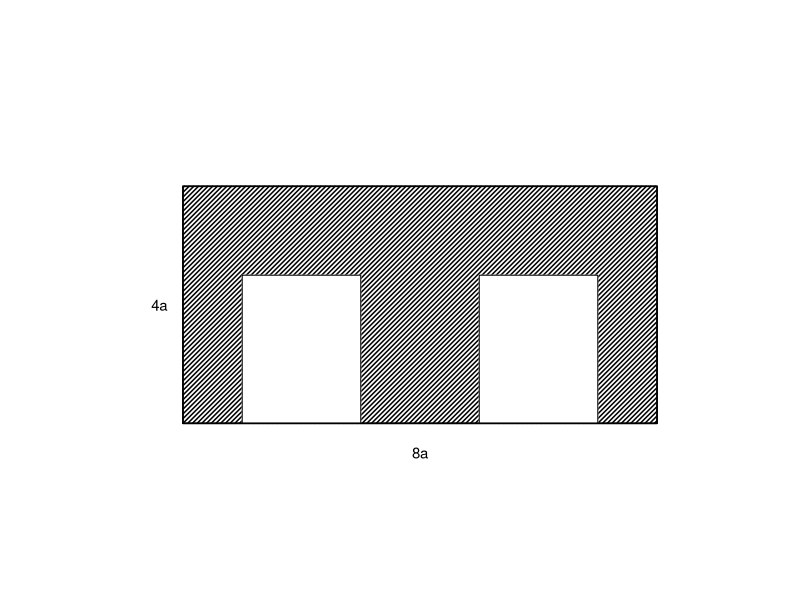

This figure's R source:
setwd("C:/Users/18904/Github/junior-mathematics/codes")
if(!dir.exists("../figures"))dir.create("../figures")

# week79-1: U-shaped shaded garden, outer 8a x 4a, two bottom notches 2a x 2.5a
draw1=function(){
  plot(0,0,xlim=c(-1,9),ylim=c(-1,5.5),type="n",asp=1,axes=FALSE,xlab="",ylab="")
  # outer rectangle 0..8 wide, 0..4 tall
  rect(0,0,8,4,density=30,lwd=1.5)
  # cut out two bottom notches: each width 2a, height 2.5a
  # positions: a=0..1, 2a=1..3, 2a=3..5, 2a=5..7, a=7..8
  # notches are the two 2a blocks at x=1..3 and x=5..7, from y=0 to 2.5
  rect(1,0,3,2.5,col="white",border="white")
  rect(5,0,7,2.5,col="white",border="white")
  # redraw notch borders
  rect(1,0,3,2.5,lwd=1)
  rect(5,0,7,2.5,lwd=1)
  # outer border
  rect(0,0,8,4,lwd=1.5)
  # dimension labels
  text(4,-0.5,"8a",cex=0.9)
  text(-0.4,2,"4a",cex=0.9)
}
cairo_pdf("../figures/week79-1.pdf",width=4,height=4,family="sans");draw1();dev.off()
svglite::svglite("../figures/week79-1.svg",width=4,height=4);draw1();dev.off()
